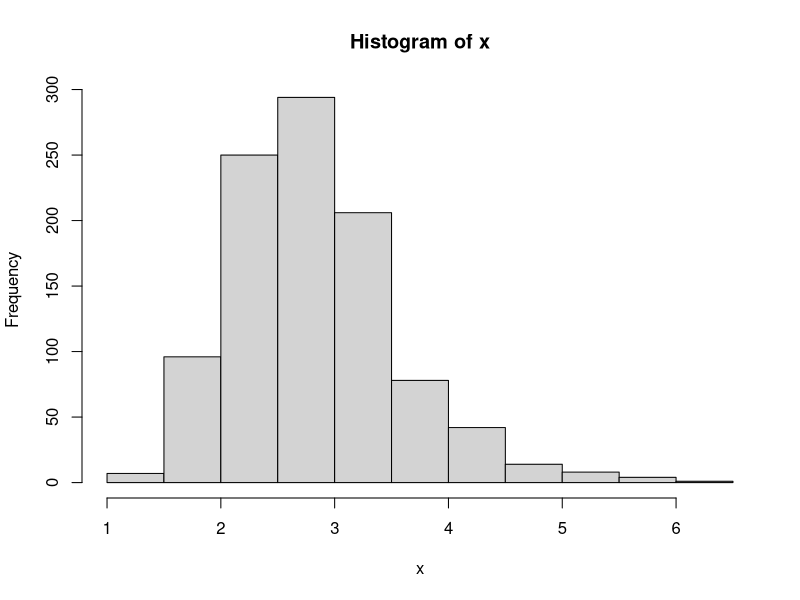
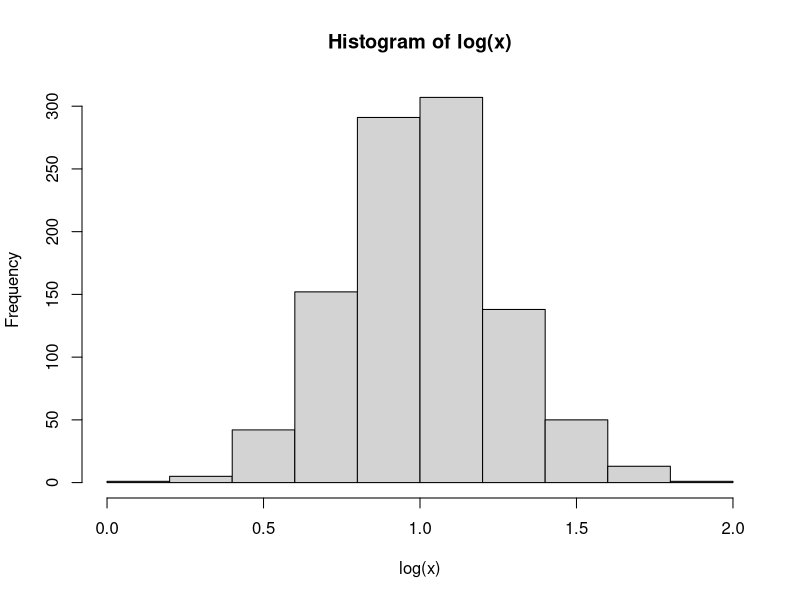

The R script that drew these images, in order:
## ---- chunk 1
x<- rlnorm(1000, meanlog=1, sdlog=0.25)
## ---- chunk 2
hist(x)
## ---- chunk 3
hist(log(x))
